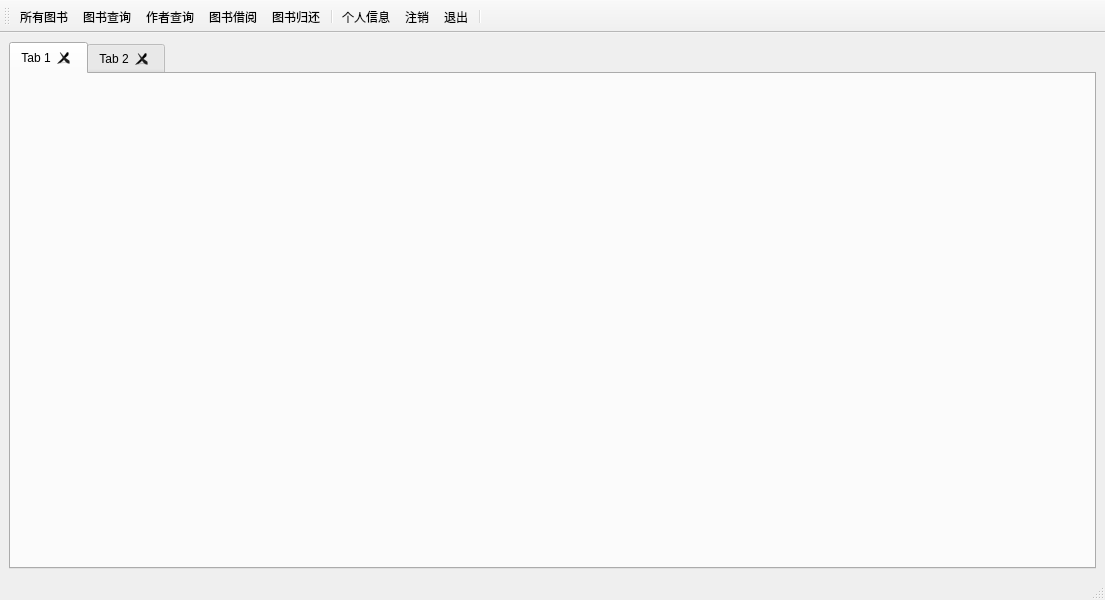
<?xml version="1.0" encoding="UTF-8"?>
<ui version="4.0">
 <class>MainWindow</class>
 <widget class="QMainWindow" name="MainWindow">
  <property name="geometry">
   <rect>
    <x>0</x>
    <y>0</y>
    <width>1105</width>
    <height>600</height>
   </rect>
  </property>
  <property name="windowTitle">
   <string>图书管理系统</string>
  </property>
  <widget class="QWidget" name="centralwidget">
   <layout class="QVBoxLayout" name="verticalLayout">
    <item>
     <widget class="QTabWidget" name="tabWidget">
      <property name="currentIndex">
       <number>0</number>
      </property>
      <property name="tabsClosable">
       <bool>true</bool>
      </property>
      <widget class="QWidget" name="tab">
       <attribute name="title">
        <string>Tab 1</string>
       </attribute>
      </widget>
      <widget class="QWidget" name="tab_2">
       <attribute name="title">
        <string>Tab 2</string>
       </attribute>
      </widget>
     </widget>
    </item>
   </layout>
  </widget>
  <widget class="QMenuBar" name="menubar">
   <property name="geometry">
    <rect>
     <x>0</x>
     <y>0</y>
     <width>1105</width>
     <height>25</height>
    </rect>
   </property>
  </widget>
  <widget class="QStatusBar" name="statusbar"/>
  <widget class="QToolBar" name="toolBar">
   <property name="windowTitle">
    <string>toolBar</string>
   </property>
   <attribute name="toolBarArea">
    <enum>TopToolBarArea</enum>
   </attribute>
   <attribute name="toolBarBreak">
    <bool>false</bool>
   </attribute>
   <addaction name="actionall"/>
   <addaction name="actionsearch"/>
   <addaction name="actionauthor"/>
   <addaction name="actionborrow"/>
   <addaction name="actionreturn"/>
   <addaction name="separator"/>
   <addaction name="actionuser"/>
   <addaction name="actionlogout"/>
   <addaction name="exit_action"/>
   <addaction name="separator"/>
  </widget>
  <action name="exit_action">
   <property name="checkable">
    <bool>false</bool>
   </property>
   <property name="enabled">
    <bool>true</bool>
   </property>
   <property name="text">
    <string>退出</string>
   </property>
   <property name="toolTip">
    <string>退出（Esc）</string>
   </property>
   <property name="shortcut">
    <string>Esc</string>
   </property>
  </action>
  <action name="actionlogout">
   <property name="text">
    <string>注销</string>
   </property>
  </action>
  <action name="actionborrow">
   <property name="text">
    <string>图书借阅</string>
   </property>
   <property name="toolTip">
    <string>借书（Ctrl+B）</string>
   </property>
   <property name="shortcut">
    <string>Ctrl+B</string>
   </property>
  </action>
  <action name="actionreturn">
   <property name="text">
    <string>图书归还</string>
   </property>
   <property name="toolTip">
    <string>还书（Ctrl+R）</string>
   </property>
   <property name="shortcut">
    <string>Ctrl+R</string>
   </property>
  </action>
  <action name="actionsearch">
   <property name="text">
    <string>图书查询</string>
   </property>
   <property name="toolTip">
    <string>按书名或书号查询（Ctr+S）</string>
   </property>
   <property name="shortcut">
    <string>Ctrl+S</string>
   </property>
  </action>
  <action name="actionauthor">
   <property name="text">
    <string>作者查询</string>
   </property>
   <property name="toolTip">
    <string>查询该作者的书（Ctrl+A）</string>
   </property>
   <property name="shortcut">
    <string>Ctrl+A</string>
   </property>
  </action>
  <action name="actionuser">
   <property name="text">
    <string>个人信息</string>
   </property>
   <property name="toolTip">
    <string>个人信息查看和修改（Ctrl+U）</string>
   </property>
   <property name="shortcut">
    <string>Ctrl+U</string>
   </property>
  </action>
  <action name="actionall">
   <property name="text">
    <string>所有图书</string>
   </property>
   <property name="toolTip">
    <string>显示所有图书（Crtl+Tab）</string>
   </property>
   <property name="shortcut">
    <string>Ctrl+Tab</string>
   </property>
  </action>
  <action name="actionbookupdate">
   <property name="text">
    <string>修改图书</string>
   </property>
   <property name="toolTip">
    <string>修改图书信息（仅管理员）</string>
   </property>
  </action>
  <action name="actionbookadd">
   <property name="text">
    <string>添加图书</string>
   </property>
   <property name="toolTip">
    <string>添加图书（仅管理员）</string>
   </property>
  </action>
  <action name="actionbookdelete">
   <property name="text">
    <string>删除图书</string>
   </property>
   <property name="toolTip">
    <string>删除图书（仅管理员）</string>
   </property>
  </action>
  <action name="actionusersfind">
   <property name="text">
    <string>用户查询</string>
   </property>
   <property name="toolTip">
    <string>查询用户（仅管理员）</string>
   </property>
  </action>
  <action name="actionusersdelete">
   <property name="text">
    <string>删除用户</string>
   </property>
   <property name="toolTip">
    <string>删除用户（仅管理员）</string>
   </property>
  </action>
  <action name="actionallusers">
   <property name="text">
    <string>显示所有用户</string>
   </property>
  </action>
 </widget>
 <resources/>
 <connections/>
</ui>
